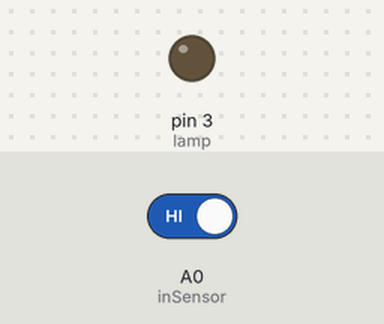
A sketch run on a simulated Arduino Uno, built with avr-gcc and run on an emulated ATmega328P. Shown: output pins drawn as LEDs (lit = HIGH). The test bench sets the inputs (shaded band); at power-on: A0 (inSensor) HIGH.

Above: at 1.2 s.
1.3 s: A0 (inSensor) driven LOW
At 2.1 s:
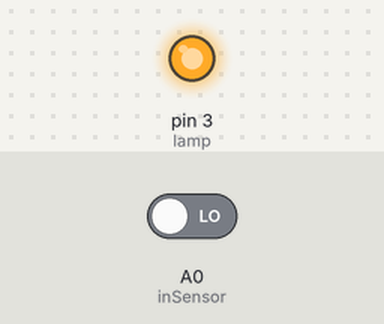
4.3 s: A0 (inSensor) driven HIGH
At 5.4 s:
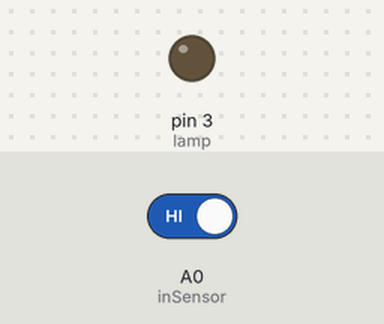
Timing chart, 0 to 7.3 s (numbered marks = the images above; inputs shaded):
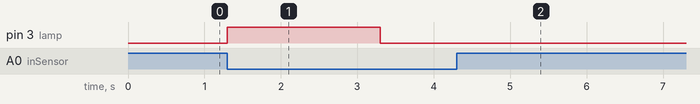

Measured:
- after the input at 1.3 s, pin 3 (lamp): LOW → HIGH at once, → LOW 2.0 s later
- after the input at 4.3 s, pin 3 (lamp): stops changing and stays LOW

The sketch:

saklar_tepuk_2.ino
```cpp
boolean lampON=false;
int inSensor = A0;
int lamp = 3;
void setup(){
pinMode(inSensor, INPUT);
pinMode(lamp, OUTPUT);
digitalWrite(lamp, LOW);
}
void loop(){
if (digitalRead(inSensor)==0){
if(lampON==false){
digitalWrite(lamp, HIGH);
lampON=true;
delay(2000);
}
else{
digitalWrite(lamp, LOW);
lampON=false;
delay(2000);
}
}
}
```
